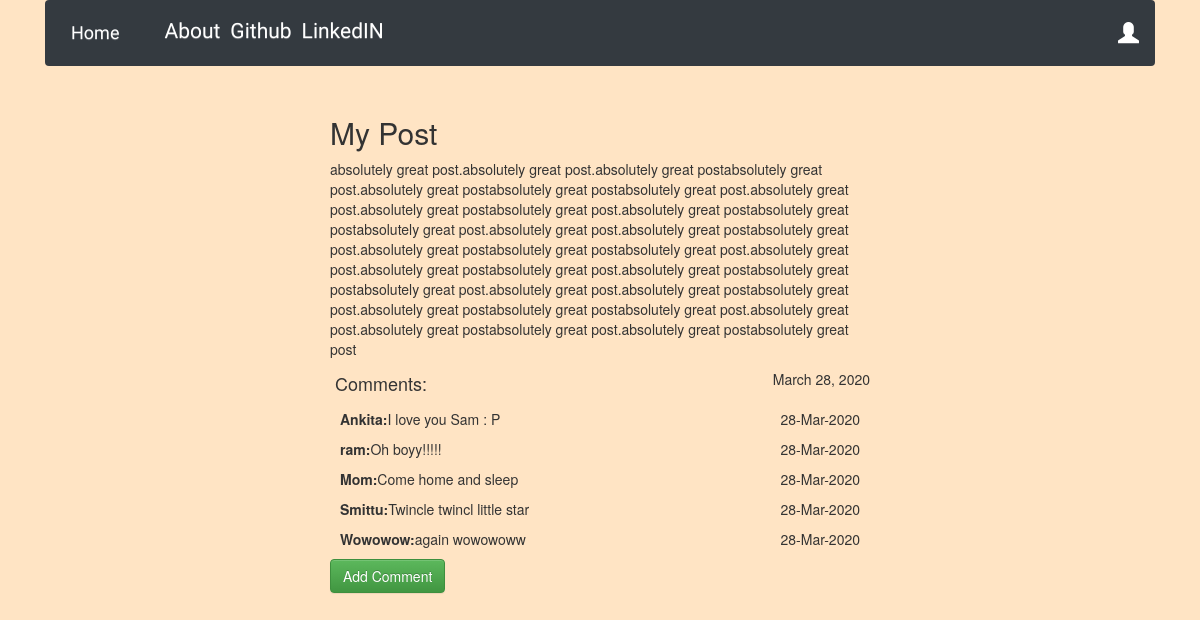
/post/1, run on an earlier commit of the app's database.
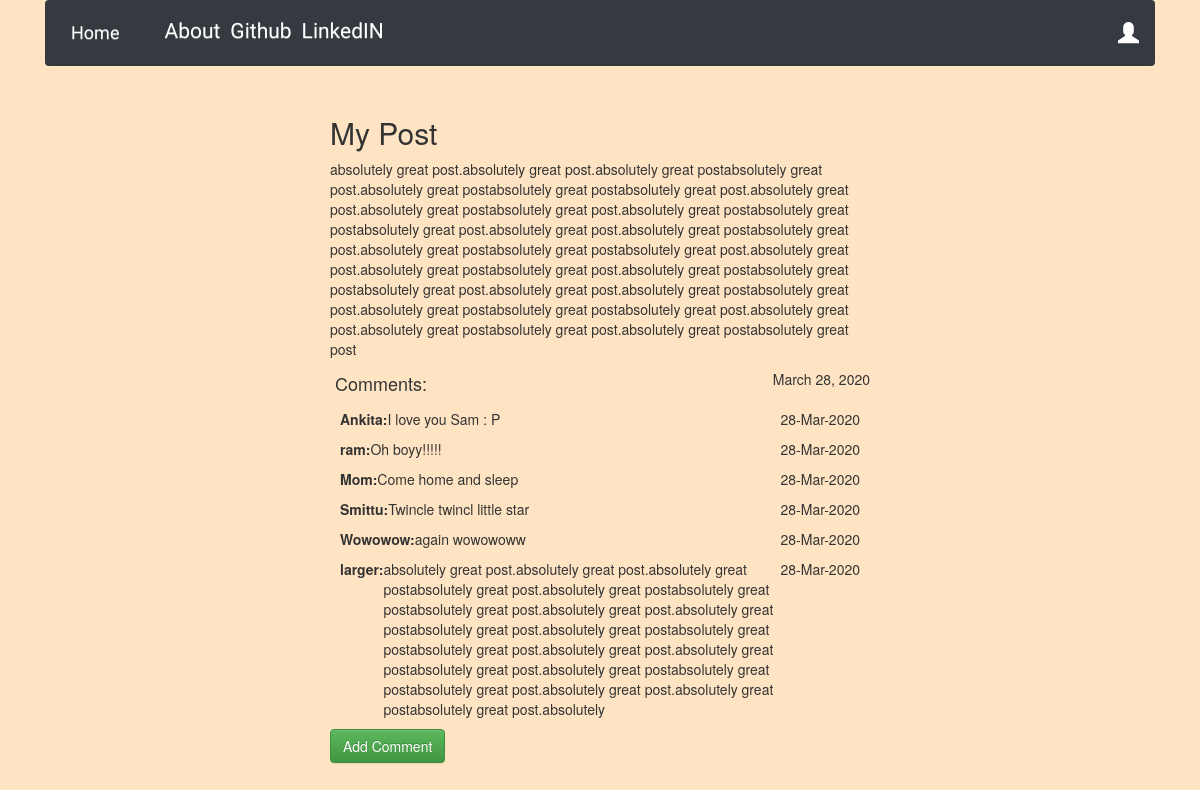
And on a later commit of the database.
### blog/models.py (models this page shows, shortened)
class Comment(models.Model):
    post = models.ForeignKey('blog.post', related_name="comments")
    author = models.CharField(max_length=264)
    text = models.CharField(max_length=600)
    created_date = models.DateField(default = timezone.now())
    approved_comment = models.BooleanField(default=False)

### blog/views.py (the view)
# urls.py: url(r'^post/(?P<pk>\d+)$',views.PostDetailView.as_view(), name='post_detail'),
class PostDetailView(DetailView):
    model = Post

### blog/templates/blog/post_detail.html (shortened to what this page needs)
{% extends "blog/base.html" %}
{% block content %}
<div class="row">
    <div class="col-3">
    </div>
    <div class="col-6">
        <h2 class="posttitle loader">{{ post.title }}</h2>
        <p class="postconent">{{ post.text|safe|linebreaks }}</p>
        {% if post.published_date %}
            <div class="date postdate float-right">
                <p>{{ post.published_date }}</p>
            </div>
        {% else %}
            <a class="btn btn-primary" href="{% url 'post_publish' pk=post.pk %}">Publish</a>
        {% endif %}
        <h4 class="d-flex p-2 bd-highlight">Comments:</h4>
        {% for comment in post.comments.all %}
        <div class="px-3">
            {% if user.is_authenticated or comment.approved_comment %}
                <div class="float-right">{{comment.created_date|date:"d-M-Y"}}</div>
                <div class="d-flex"><strong>{{ comment.author }}: </strong>{{ comment.text|safe|linebreaksbr }}</div>
            {% endif %}
            </div>
        {% endfor %}
        <form action="{% url 'add_comment_to_post' pk=post.pk %}" method="post">
            <input type="submit" class="btn btn-success" value="Add Comment">
        </form>
    </div>
</div>
{% endblock %}

What changed in the data, as far as the page shows it:
now on this page (row edited): Comment: created_date "28-Mar-2020", author "larger", text "absolutely great post.absolutely great post.absolutely great postabsolutely great post.absolutely great postabsolutely great postabsolutely great post.absolutely great post.absolutely great postabsolutely great post.absolutely great postabsolutely great postabsolutely great post.absolutely great post.absolutely great postabsolutely great post.absolutely great postabsolutely great postabsolutely great post.absolutely great post.absolutely great postabsolutely great post.absolutely"
